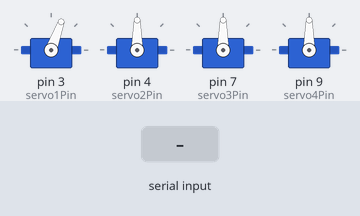
Bench run of a sketch on a simulated Arduino Uno, built with avr-gcc and run on an emulated ATmega328P. On the bench: 4 × servo. The test bench sets the inputs (shaded band).

Above: at 4.2 s.
4.3 s: "Red" received over Serial
At 6.2 s:
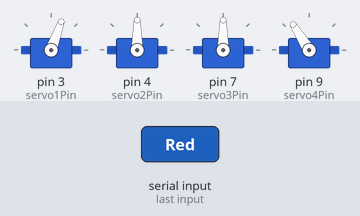
At 7.7 s:
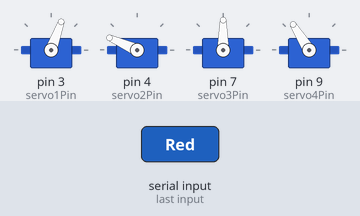
Timing chart, 0 to 27.1 s (numbered marks = the images above; inputs shaded):
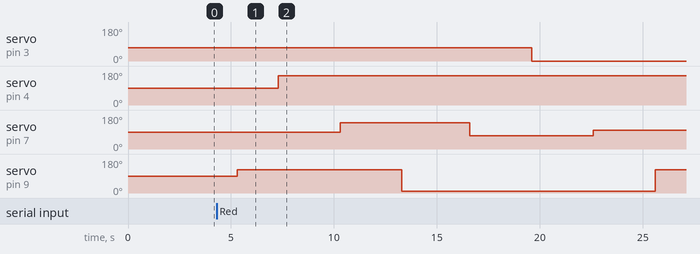

Measured:
- after the input at 4.3 s, servo on pin 3 (servo1Pin): 70° → 0° after 15.3 s; servo on pin 4 (servo2Pin): 90° → 156° after 3.0 s; servo on pin 7 (servo3Pin): 90° → 140° after 6.0 s, → 70° 6.3 s later, → 100° 6.0 s later; servo on pin 9 (servo4Pin): 90° → 122° after 1.0 s, → 10° 8.0 s later, → 122° 12.3 s later

The sketch:

arm_movement.ino
```cpp
#include <Servo.h>

// Create servo objects for all 4 servos
Servo servo1;
Servo servo2;
Servo servo3;
Servo servo4;

// Define the servo pins
const int servo1Pin = 3;  // Servo 1 connected to digital PWM pin 3
const int servo2Pin = 4;  // Servo 2 connected to digital PWM pin 5
const int servo3Pin = 7;  // Servo 3 connected to digital PWM pin 6
const int servo4Pin = 9;  // Servo 4 connected to digital PWM pin 9

// Define the original position for Servo 1
const int originalpositionbase = 70;  // Center position (90 degrees)
const int originalpositionwrist = 70;
const int originalpositionelbow = 90;


// this part is only if you are using an mg90s continous rotation servo
void elbow() {
  servo2.write(0);
  servo2.detach();
  // delay(2000);
  returnToOriginalWrist();
  servo2.detach();
}


void wrist() {
  servo3.write(170);
  delay(2000);
  servo3.write(70);
  delay(5000);
}

// this part is only if you are using an mg90s continous rotation servo
//the gripper code
void grip() {
  servo4.attach(9);
  servo4.write(10);
  delay(300);
  servo4.detach();
}

// this part is only if you are using an mg90s continous rotation servo
void ungrip() {
  servo4.attach(9);
  servo4.writeMicroseconds(1800);  // Move back to 0°
  delay(1000);
  servo4.detach();
}

// Function to pick up and place red objects to the right
void red() {
  ungrip();
  delay(1000);
  servo2.write(156);
  delay(3000);
  servo3.write(140);
  delay(3000);
  grip();
  delay(3000);
  servo3.write(70);
  delay(3000);
  servo1.write(0);
  delay(3000);
  servo3.write(100);
  delay(3000);
  ungrip();
  delay(3000);
  returnToOriginalElbow();
  returnToOriginal();
  while (true);
}

// Function to pick up and place green objects to the left
void green() {
  ungrip();
  delay(1000);
  servo2.write(156);
  delay(3000);
  servo3.write(145);
  delay(3000);
  grip();
  delay(3000);
  servo3.write(70);
  delay(3000);
  servo1.write(140);
  delay(3000);
  servo3.write(100);
  delay(2000);
  ungrip();
  delay(3000);
  returnToOriginalElbow();
  returnToOriginal();
  while (true);
}

// Function to return the arm to its original position
// you can modify it based on your requirements
void returnToOriginal() {
  servo1.write(originalpositionbase);
  delay(3000);
}
void returnToOriginalWrist() {
  servo2.write(originalpositionwrist);
  delay(3000);
}

void returnToOriginalElbow() {
  servo2.write(originalpositionelbow);
  delay(3000);
}

void setup() {
  // Attach each servo to its respective pin
  servo1.attach(servo1Pin);
  servo2.attach(servo2Pin);
  servo3.attach(servo3Pin);
  servo4.attach(servo4Pin);

  // Initialize serial communication
  Serial.begin(9600);

  // Move the arm to its original position at startup
  returnToOriginal();
}

void loop() {
  // Check if data is available to read
  if (Serial.available() > 0) {
    // Read the incoming data
    String color = Serial.readString();
    color.trim();  // Remove any extra whitespace or newline characters

    // Call the appropriate function based on the received color
    if (color == "Red") {
      red();
    } else if (color == "Green") {
      green();
    }

    // Print the received color to the Serial Monitor
    Serial.print("Detected Color: ");
    Serial.println(color);
  }

  // you can uncomment the below functions to see the outcomes of each
  // grip();
  // ungrip();
  // green();
  // red();
  // wrist();
}
```
